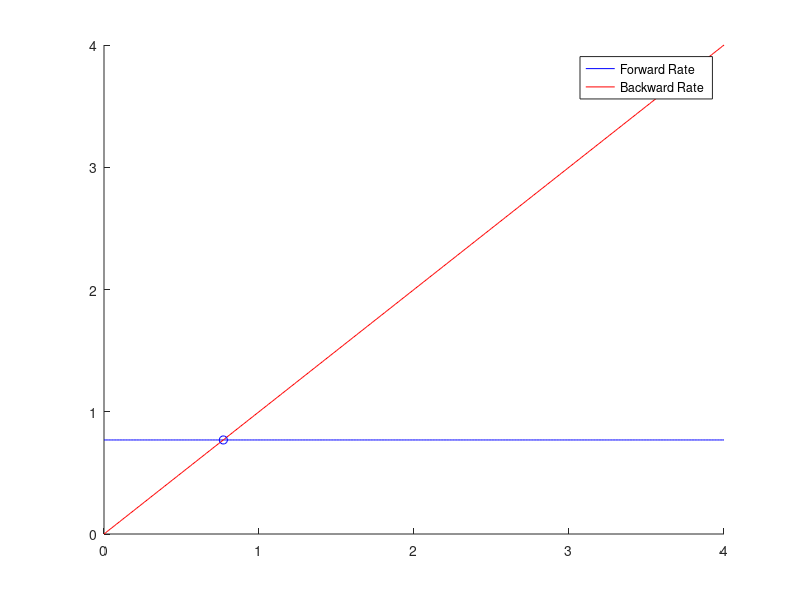
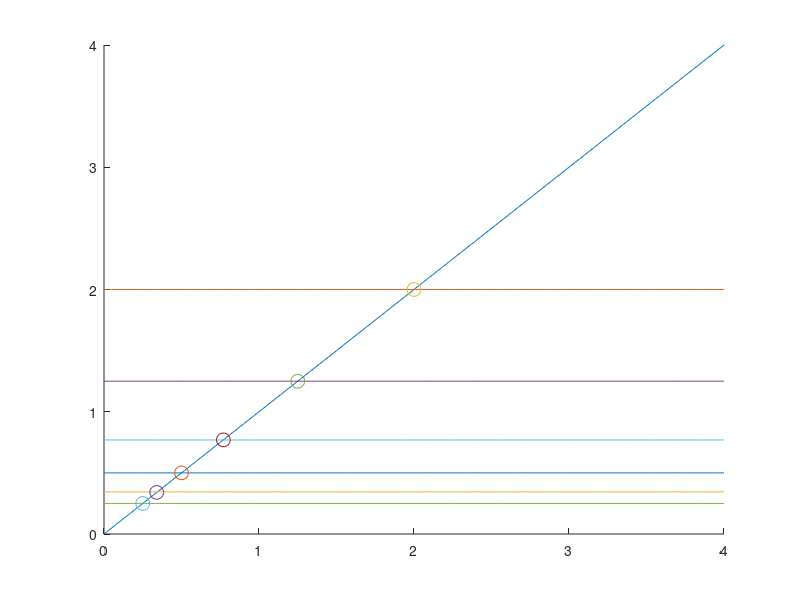

MATLAB code to generate these figures, in order: (Note: this script raises an error after producing the figures.)
%Gene Bistability Toggle Switch Model, Gardner et al. 2000

%parmeter sweep setup 
n_range = linspace(1, 5, 20) ; %at y0 = [1.5, 1.5]
alpha_range = linspace(1, 4, 30); 
base_pars = [2.5, 1, 2] ; %alpha, beta, n 

%Initial conditions and timespan
y0_B_high = [0.5, 3.0] ; 
y0_A_high = [3.0, 0.5] ;
y0 = [1.8, 1.8] ;
t_span = [0 , 50] ; 

%separate conditions for Rate Balance
A_range = 0:0.01:4 ; 
B_range_null = 0:0.01:4 ; 
B_fixed = 1.5 ; 
n = 2 ;
alpha = 2.5 ; 
beta = 1 ;

%Calculate Forward Rate 
FR = alpha / (1 + B_fixed.^n) ; 
FR_array = zeros(size(A_range)) ;
FR_array(:) = FR ;
BR = A_range ; 
[dummymin, idx] = min(abs(BR - FR)) ;
Cross = BR(idx) ; 

%Plot FR vs BR intersection 
figure 
hold on 
plot(A_range, FR_array, '-b') ; 
plot(A_range, A_range, '-r') ; 
plot(Cross, FR_array(idx), '-bo') ; 
legend('Forward Rate', 'Backward Rate')

figure 
hold on
%Try varying B
B_range = 0.5:0.5:3 ; 
FR_array_B_sweep = zeros(size(B_range)) ;
plot(A_range, A_range)
for i = 1:length(B_range)
    B_fixed = B_range(i) ;
    FR  = alpha / (1 + B_fixed.^n) ; 
    FR_array = ones(size(A_range)) * FR ;
    plot(A_range, FR_array)

    [dummymin, idx] = min(abs(FR_array - A_range)) ;
    Cross = A_range(idx) ; 
    plot(Cross, A_range(idx), 'o', 'MarkerSize', 10)
end

%Solver Call Basic (Three Different y0) 
[t1, y1] = ode15s(@derivatives, t_span, y0_B_high , [], base_pars) ;
[t2, y2] = ode15s(@derivatives, t_span, y0_A_high , [], base_pars) ;
[t3, y3] = ode15s(@derivatives, t_span, y0 , [], base_pars) ;

figure 
hold on
%Plot with lower opacity 
plot(t1, y1(:,1), 'Color', [0, 0, 1, 0.6], 'LineWidth', 2, 'LineStyle', '-');  % A at High B 
plot(t1, y1(:,2), 'Color', [1, 0, 0, 0.6], 'LineWidth', 2, 'LineStyle', '--');  % B at High B 
plot(t2, y2(:,1), 'Color', [0, 1, 0, 0.6], 'LineWidth', 2, 'LineStyle', '-');  % A at High A 
plot(t2, y2(:,2), 'Color', [1, 1, 0, 0.6], 'LineWidth', 2, 'LineStyle', '--');  % B at High A 
plot(t3, y3(:,1), 'Color', [0, 1, 1, 0.6], 'LineWidth', 2, 'LineStyle', '-');  % A at moderate 
plot(t3, y3(:,2), 'Color', [1, 0, 1, 0.6], 'LineWidth', 2, 'LineStyle', '--');  % B at moderate 
legend('A at High B', 'B at High B', 'A at High A', ...
    'B at High A', 'A at moderate', 'B at moderate') ;
xlabel('Time')
ylabel('Protein Concentration')

%Solver Call with parameter sweep for hill coefficient n 
A_final_array = zeros(size(n_range)) ;
B_final_array = zeros(size(n_range)) ;
for i = 1:length(n_range)
    pars = [2.5, 1, n_range(i)] ; 
    [t4, y4] = ode15s(@derivatives, t_span, y0, [], pars) ;
    A_column = y4(:, 1) ;
    A_final_array(i) = A_column(end) ;
    B_column = y4(:, 2) ;
    B_final_array(i) = B_column(end) ;
end

%Plot Nullclines
%dAdt = alpha / (1 + B.^n) - A ;%dA/Dt
%dBdt = alpha / (1 + A.^n) - B ; %dBdt

%A equal to 0 and solve for A in loop
A_null_array = zeros(size(B_range_null)) ;
B_null_array = zeros(size(A_range)) ; 
for i = 1:length(B_range_null) 
    A_null_array(i) = alpha / (1 + B_range_null(i).^n) ;
end 

for i = 1:length(A_range) 
    B_null_array(i) = alpha / (1 + A_range(i)^n) ;
end

%Plot nullclines
figure 
hold on
plot(A_null_array, B_range_null, '-b')
plot(A_range, B_null_array, '-r')
legend('A nullcine', 'B nullcline')
xlabel('A Concentration')
ylabel('B Concentration')

%Plot hill parameter sweep
figure 
hold on
plot(n_range, A_final_array, '-r', 'LineStyle', '-')
plot(n_range, B_final_array, '-b', 'LineStyle', '--')
title('A and B concentrations across hill coefficients (1 to 5)')
legend('A', 'B')
xlabel('n')
ylabel('Protein Concentration')

%Solver Call with parameter sweep for alpha
bifurcation_A_array_B_high = zeros(size(alpha_range)) ;
bifurcation_B_array_B_high = zeros(size(alpha_range)) ;
bifurcation_A_array_A_high = zeros(size(alpha_range)) ;
bifurcation_B_array_A_high = zeros(size(alpha_range)) ;
bifurcation_A_symmetric = zeros(size(alpha_range)) ;
bifurcation_B_symmetric = zeros(size(alpha_range)) ;

for i = 1:length(alpha_range)
    pars = [alpha_range(i), 1, 2] ; 
    %B high sim for param sweep alpha
    [t5, y5] = ode15s(@derivatives, t_span, y0_B_high, [], pars) ;
    %A high sim for param sweep alpha
    [t6, y6] = ode15s(@derivatives, t_span, y0_A_high, [], pars) ;
    %symmetric
    [t7, y7] = ode15s(@derivatives, t_span, y0, [], pars);  % y0 = [1.5, 1.5]
    %Get final values for B high simulations
    A_column_B_high = y5(:, 1) ;
    bifurcation_A_array_B_high(i) = A_column_B_high(end) ;
    B_column_B_high = y5(:, 2) ;
    bifurcation_B_array_B_high(i) = B_column_B_high(end) ;
    %Get final values for A high simulations
    A_column_A_high = y6(:, 1) ;
    bifurcation_A_array_A_high(i) = A_column_A_high(end) ;
    B_column_A_high = y6(:, 2) ;
    %get final values 
    bifurcation_B_array_A_high(i) = B_column_A_high(end) ;
    bifurcation_A_symmetric(i) = y7(end, 1);
    bifurcation_B_symmetric(i) = y7(end, 2);
end

%Plot alpha bifurcation 
figure 
hold on
%Plot
plot(alpha_range, bifurcation_A_array_B_high, 'Color', [1, 0, 0, 0.7], 'LineWidth', 2.5, 'LineStyle', '-');   % A at B-high (red solid)
plot(alpha_range, bifurcation_A_array_A_high, 'Color', [0, 0, 1, 0.7], 'LineWidth', 2.5, 'LineStyle', '--');  % A at A-high (blue dashed)
plot(alpha_range, bifurcation_B_array_B_high, 'Color', [0, 0.8, 0, 0.7], 'LineWidth', 2.5, 'LineStyle', '-'); % B at B-high (green solid)
plot(alpha_range, bifurcation_B_array_A_high, 'Color', [0, 0, 0, 0.7], 'LineWidth', 2.5, 'LineStyle', '--');  % B at A-high (black dashed)
plot(alpha_range, bifurcation_A_symmetric, 'Color', [0.5, 0, 0.5, 0.8], 'LineWidth', 3, 'LineStyle', ':');
plot(alpha_range, bifurcation_B_symmetric, 'Color', [0, 0.5, 0.5, 0.8], 'LineWidth', 3, 'LineStyle', ':');
legend('A with high initial B', 'A with high initial A', ...
    'B with high initial B', 'B with high initial A', 'A symmetric', 'B symmetric')
xlabel('Alpha Value')
ylabel('Protein Concentration') 

%create derivatives function
function output = derivatives(t, y, p)
    %blank derivatives array 
    derivs = zeros(size(y)) ;
    %Unpack params
    alpha = p(1) ; 
    beta = p(2) ; 
    n = p(3) ; 
    %Get state variables
    A = y(1) ;
    B = y(2) ;
    %compute derivatives and updated derivs
    derivs(1) = alpha / (1 + B.^n) - A ;%dA/Dt
    derivs(2) = alpha / (1 + A.^n) - B ; %dBdt
    %return array of derivatives 
    output = derivs ; 
end 

drawnow
